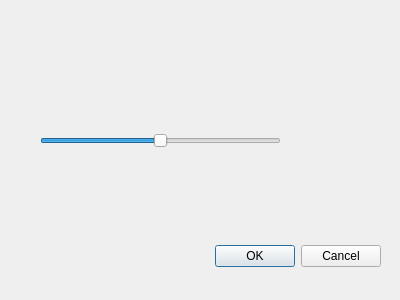
<?xml version="1.0" encoding="UTF-8"?>
<ui version="4.0">
 <class>Dialog</class>
 <widget class="QDialog" name="Dialog">
  <property name="geometry">
   <rect>
    <x>0</x>
    <y>0</y>
    <width>400</width>
    <height>300</height>
   </rect>
  </property>
  <property name="windowTitle">
   <string>Dialog</string>
  </property>
  <widget class="QDialogButtonBox" name="buttonBox">
   <property name="geometry">
    <rect>
     <x>30</x>
     <y>240</y>
     <width>351</width>
     <height>32</height>
    </rect>
   </property>
   <property name="orientation">
    <enum>Qt::Horizontal</enum>
   </property>
   <property name="standardButtons">
    <set>QDialogButtonBox::Cancel|QDialogButtonBox::Ok</set>
   </property>
  </widget>
  <widget class="QSlider" name="thresholding_slider">
   <property name="geometry">
    <rect>
     <x>40</x>
     <y>130</y>
     <width>241</width>
     <height>22</height>
    </rect>
   </property>
   <property name="maximum">
    <number>255</number>
   </property>
   <property name="value">
    <number>127</number>
   </property>
   <property name="orientation">
    <enum>Qt::Horizontal</enum>
   </property>
  </widget>
  <widget class="QLabel" name="thresholding_label">
   <property name="geometry">
    <rect>
     <x>310</x>
     <y>130</y>
     <width>58</width>
     <height>15</height>
    </rect>
   </property>
   <property name="text">
    <string/>
   </property>
  </widget>
 </widget>
 <resources/>
 <connections>
  <connection>
   <sender>buttonBox</sender>
   <signal>accepted()</signal>
   <receiver>Dialog</receiver>
   <slot>accept()</slot>
   <hints>
    <hint type="sourcelabel">
     <x>248</x>
     <y>254</y>
    </hint>
    <hint type="destinationlabel">
     <x>157</x>
     <y>274</y>
    </hint>
   </hints>
  </connection>
  <connection>
   <sender>buttonBox</sender>
   <signal>rejected()</signal>
   <receiver>Dialog</receiver>
   <slot>reject()</slot>
   <hints>
    <hint type="sourcelabel">
     <x>316</x>
     <y>260</y>
    </hint>
    <hint type="destinationlabel">
     <x>286</x>
     <y>274</y>
    </hint>
   </hints>
  </connection>
 </connections>
</ui>
